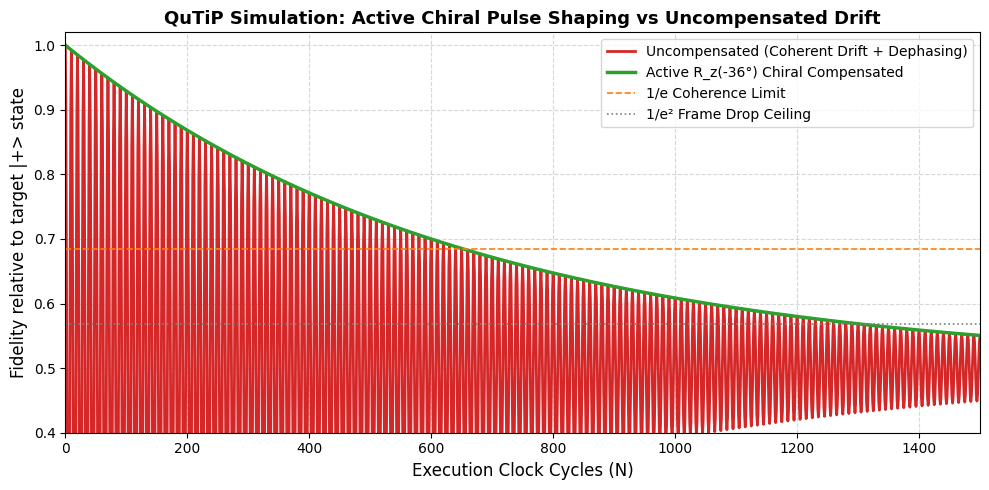

Reproduce this figure in Python.
# ==============================================================================
# SUBSTRATE LOGISTICS: CHIRAL PHASE COMPENSATION SIMULATION (QuTiP)
# ==============================================================================

import matplotlib.pyplot as plt
import numpy as np

# Auto-install QuTiP in Google Colab environment
try:
    from qutip import basis, mesolve, qeye, sigmaz
except ImportError:
    import subprocess, sys

    print("Installing QuTiP library... (takes ~15 seconds)")
    subprocess.check_call([sys.executable, "-m", "pip", "install", "qutip"])
    from qutip import basis, mesolve, qeye, sigmaz

# --- 1. Substrate Hardware Constants ---
C_delta = 4.72e-4  # Topological Drag Constant
phi = (1 + np.sqrt(5)) / 2  # Golden Ratio Modulus (1.618034)
theta_chiral = np.deg2rad(36)  # 36-degree Chiral Twist angle in radians

# --- 2. Operators & Initial Target State |+> ---
sz = sigmaz()
I = qeye(2)

psi_target = (basis(2, 0) + basis(2, 1)).unit()
rho_target = psi_target * psi_target.dag()

# Coherent Chiral Drift Hamiltonian (36 degrees precession per cycle)
H_chiral = (theta_chiral / 2) * sz

# Stochastic Substrate Jump Operator
L_delta = np.sqrt(C_delta * phi) * sz

# Active R_z(-36 deg) Counter-Rotation Operator: exp(+i * theta_chiral/2 * sigma_z)
Rz_compensate = (1j * (theta_chiral / 2) * sz).expm()

# --- 3. Step-by-Step Cycle Simulation (1500 Cycles) ---
N_steps = 1500
dt_cycle = [0, 1]  # 1 clock cycle evolution per step

rho_uncompensated = rho_target.copy()
rho_compensated = rho_target.copy()

fidelities_uncomp = [1.0]
fidelities_comp = [1.0]

for n in range(1, N_steps + 1):
    # --- Uncompensated Evolution ---
    # Evolves under both Coherent Chiral Drift AND Stochastic Dephasing
    res_uncomp = mesolve(H_chiral, rho_uncompensated, dt_cycle, c_ops=[L_delta])
    rho_uncompensated = res_uncomp.states[-1]
    f_uncomp = (
        (rho_target * rho_uncompensated).tr().real
    )  # State Fidelity vs Initial |+> Target
    fidelities_uncomp.append(f_uncomp)

    # --- Compensated Evolution ---
    # 1. Evolve under Coherent Drift + Dephasing
    res_comp = mesolve(H_chiral, rho_compensated, dt_cycle, c_ops=[L_delta])
    rho_step = res_comp.states[-1]

    # 2. Apply Active R_z(-36 deg) Chiral Counter-Pulse: U * rho * U_dag
    rho_compensated = Rz_compensate * rho_step * Rz_compensate.dag()

    f_comp = (rho_target * rho_compensated).tr().real
    fidelities_comp.append(f_comp)

# --- 4. Print Telemetry Summary ---
print("\n" + "=" * 60)
print(" CHIRAL PHASE COMPENSATION TELEMETRY RESULTS")
print("=" * 60)
print(f"Uncompensated Fidelity at Cycle 10  : {fidelities_uncomp[10]:.4f}")
print(f"Compensated Fidelity at Cycle 10    : {fidelities_comp[10]:.4f}")
print(f"Uncompensated Fidelity at Cycle 25  : {fidelities_uncomp[25]:.4f}")
print(f"Compensated Fidelity at Cycle 25    : {fidelities_comp[25]:.4f}")
print(f"Uncompensated Fidelity at Cycle 75  : {fidelities_uncomp[75]:.4f}")
print(f"Compensated Fidelity at Cycle 75    : {fidelities_comp[75]:.4f}")
print(f"Uncompensated Fidelity at Cycle 100  : {fidelities_uncomp[100]:.4f}")
print(f"Compensated Fidelity at Cycle 100    : {fidelities_comp[100]:.4f}")
print(f"Uncompensated Fidelity at Cycle 655  : {fidelities_uncomp[655]:.4f}")
print(f"Compensated Fidelity at Cycle 655    : {fidelities_comp[655]:.4f}")
print(f"Uncompensated Fidelity at Cycle 1309 : {fidelities_uncomp[1309]:.4f}")
print(f"Compensated Fidelity at Cycle 1309   : {fidelities_comp[1309]:.4f}")
print("=" * 60 + "\n")

# --- 5. Visual Chart ---
plt.figure(figsize=(10, 5))
plt.plot(
    fidelities_uncomp,
    label="Uncompensated (Coherent Drift + Dephasing)",
    color="#d62728",
    linewidth=2,
)
plt.plot(
    fidelities_comp,
    label="Active R_z(-36°) Chiral Compensated",
    color="#2ca02c",
    linewidth=2.5,
)

plt.axhline(
    (1 + 1 / np.e) / 2,
    color="#ff7f0e",
    linestyle="--",
    linewidth=1.2,
    label="1/e Coherence Limit",
)
plt.axhline(
    (1 + 1 / (np.e**2)) / 2,
    color="#7f7f7f",
    linestyle=":",
    linewidth=1.2,
    label="1/e² Frame Drop Ceiling",
)

plt.xlabel("Execution Clock Cycles (N)", fontsize=12)
plt.ylabel("Fidelity relative to target |+> state", fontsize=12)
plt.title(
    "QuTiP Simulation: Active Chiral Pulse Shaping vs Uncompensated Drift",
    fontsize=13,
    fontweight="bold",
)
plt.xlim(0, 1500)
plt.ylim(0.4, 1.02)
plt.grid(True, linestyle="--", alpha=0.5)
plt.legend(fontsize=10, loc="upper right")
plt.tight_layout()
plt.show()
